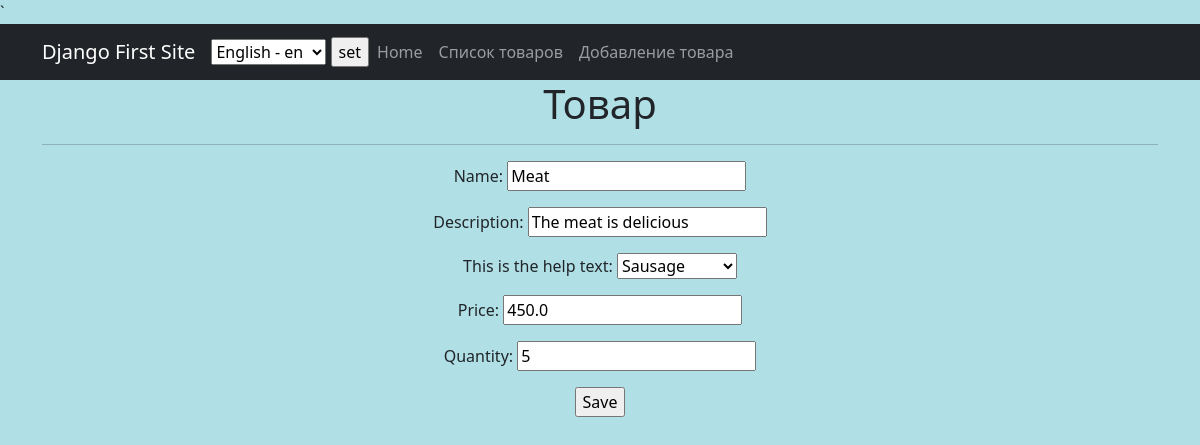
The app's page /products/15/update/ (signed in) with its own data.
### simpleapp/models.py (models this page shows, shortened)
class Product(models.Model):
    name = models.CharField(max_length=50, unique=True)
    description = models.TextField()
    quantity = models.IntegerField(
        validators=[MinValueValidator(0,
                                      'Quantity should be >= 0')])
    category = models.ForeignKey(to='Category', on_delete=models.CASCADE,
                                 related_name='products',
                                 verbose_name=pgettext_lazy(
                                     'help text for Product model',
                                     'This is the help text'))
    price = models.FloatField(
        validators=[MinValueValidator(0.0,
                                      'Price should be >= 0')])

class Category(models.Model):
    name = models.CharField(max_length=100, unique=True,
                            help_text=_('category name'))  # добавим
    def __str__(self):
        return f'{self.name.title()}'

### simpleapp/views.py (the view)
# urls.py: path('<int:pk>/update/', ProductUpdate.as_view(), name='product_update'),
class ProductUpdate(PermissionRequiredMixin, UpdateView):
    permission_required = ('simpleapp.add_product',)
    form_class = ProductForm
    model = Product
    template_name = 'product_edit.html'

### simpleapp/forms.py (shortened to what this page needs)
class ProductForm(forms.ModelForm):
    description = forms.CharField(min_length=20)
    class Meta:
        model = Product
        fields = [
            'name',
            'description',
            'category',
            'price',
            'quantity',
        ]

### templates/product_edit.html (shortened to what this page needs)
{% extends 'flatpages/default.html' %}
{% block content %}
<h1>Товар</h1>
<hr>
<form action="" method="post">
    {{ form.as_p }}
    <input type="submit" value="Save" />
</form>
{% endblock content %}

### records on screen
Product: name "Meat", description "The meat is delicious", category "Sausage", price "450.0", quantity "5"

### other values on screen
form field language "English - en"
